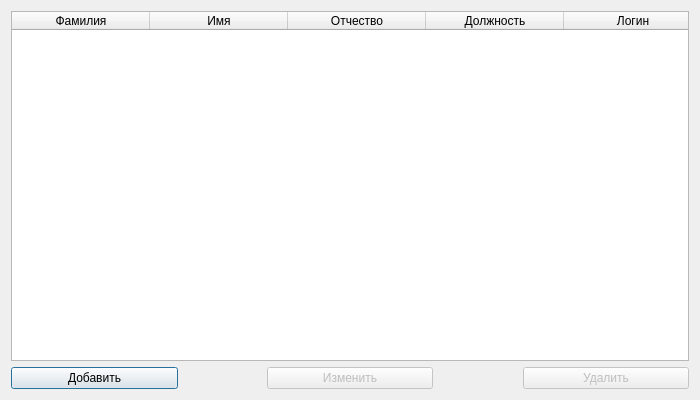
<?xml version="1.0" encoding="UTF-8"?>
<ui version="4.0">
 <class>EmployeesDialog</class>
 <widget class="QDialog" name="EmployeesDialog">
  <property name="geometry">
   <rect>
    <x>0</x>
    <y>0</y>
    <width>700</width>
    <height>400</height>
   </rect>
  </property>
  <property name="acceptDrops">
   <bool>false</bool>
  </property>
  <property name="windowTitle">
   <string>Сотрудники</string>
  </property>
  <property name="windowIcon">
   <iconset resource="icons.qrc">
    <normaloff>:/icons/icons/employees.ico</normaloff>:/icons/icons/employees.ico</iconset>
  </property>
  <layout class="QGridLayout" name="gridLayout">
   <item row="0" column="0">
    <widget class="QTableWidget" name="employeesTable">
     <property name="contextMenuPolicy">
      <enum>Qt::CustomContextMenu</enum>
     </property>
     <property name="autoFillBackground">
      <bool>false</bool>
     </property>
     <property name="horizontalScrollBarPolicy">
      <enum>Qt::ScrollBarAlwaysOff</enum>
     </property>
     <property name="editTriggers">
      <set>QAbstractItemView::DoubleClicked|QAbstractItemView::SelectedClicked</set>
     </property>
     <property name="selectionMode">
      <enum>QAbstractItemView::SingleSelection</enum>
     </property>
     <property name="selectionBehavior">
      <enum>QAbstractItemView::SelectRows</enum>
     </property>
     <attribute name="horizontalHeaderCascadingSectionResizes">
      <bool>true</bool>
     </attribute>
     <attribute name="horizontalHeaderDefaultSectionSize">
      <number>138</number>
     </attribute>
     <attribute name="horizontalHeaderStretchLastSection">
      <bool>true</bool>
     </attribute>
     <attribute name="verticalHeaderVisible">
      <bool>false</bool>
     </attribute>
     <column>
      <property name="text">
       <string>Фамилия</string>
      </property>
     </column>
     <column>
      <property name="text">
       <string>Имя</string>
      </property>
     </column>
     <column>
      <property name="text">
       <string>Отчество</string>
      </property>
     </column>
     <column>
      <property name="text">
       <string>Должность</string>
      </property>
     </column>
     <column>
      <property name="text">
       <string>Логин</string>
      </property>
     </column>
    </widget>
   </item>
   <item row="1" column="0">
    <layout class="QHBoxLayout" name="horizontalLayout" stretch="2,1,2,1,2">
     <item>
      <widget class="QPushButton" name="addEmployeeButton">
       <property name="text">
        <string>Добавить</string>
       </property>
      </widget>
     </item>
     <item>
      <spacer name="horizontalSpacer">
       <property name="orientation">
        <enum>Qt::Horizontal</enum>
       </property>
       <property name="sizeHint" stdset="0">
        <size>
         <width>40</width>
         <height>20</height>
        </size>
       </property>
      </spacer>
     </item>
     <item>
      <widget class="QPushButton" name="editEmployeeButton">
       <property name="enabled">
        <bool>false</bool>
       </property>
       <property name="text">
        <string>Изменить</string>
       </property>
      </widget>
     </item>
     <item>
      <spacer name="horizontalSpacer_2">
       <property name="orientation">
        <enum>Qt::Horizontal</enum>
       </property>
       <property name="sizeHint" stdset="0">
        <size>
         <width>40</width>
         <height>20</height>
        </size>
       </property>
      </spacer>
     </item>
     <item>
      <widget class="QPushButton" name="removeEmployeeButton">
       <property name="enabled">
        <bool>false</bool>
       </property>
       <property name="text">
        <string>Удалить</string>
       </property>
      </widget>
     </item>
    </layout>
   </item>
  </layout>
  <action name="actionAddEmployee">
   <property name="icon">
    <iconset resource="icons.qrc">
     <normaloff>:/icons/icons/add2.ico</normaloff>:/icons/icons/add2.ico</iconset>
   </property>
   <property name="text">
    <string>Добавить сотрудника</string>
   </property>
   <property name="toolTip">
    <string>Добавить сотрудника</string>
   </property>
  </action>
  <action name="actionEditEmployee">
   <property name="icon">
    <iconset resource="icons.qrc">
     <normaloff>:/icons/icons/edit2.ico</normaloff>:/icons/icons/edit2.ico</iconset>
   </property>
   <property name="text">
    <string>Изменить сотрудника</string>
   </property>
   <property name="toolTip">
    <string>Изменить данные сотрудника</string>
   </property>
  </action>
  <action name="actionRemoveEmployee">
   <property name="icon">
    <iconset resource="icons.qrc">
     <normaloff>:/icons/icons/remove2.ico</normaloff>:/icons/icons/remove2.ico</iconset>
   </property>
   <property name="text">
    <string>Удалить сотрудника</string>
   </property>
   <property name="toolTip">
    <string>Удалить сотрудника</string>
   </property>
  </action>
  <action name="actionUpdateEmployees">
   <property name="icon">
    <iconset resource="icons.qrc">
     <normaloff>:/icons/icons/update.ico</normaloff>:/icons/icons/update.ico</iconset>
   </property>
   <property name="text">
    <string>Обновить</string>
   </property>
   <property name="toolTip">
    <string>Обновить данные сотрудников</string>
   </property>
  </action>
 </widget>
 <resources>
  <include location="icons.qrc"/>
 </resources>
 <connections/>
</ui>
